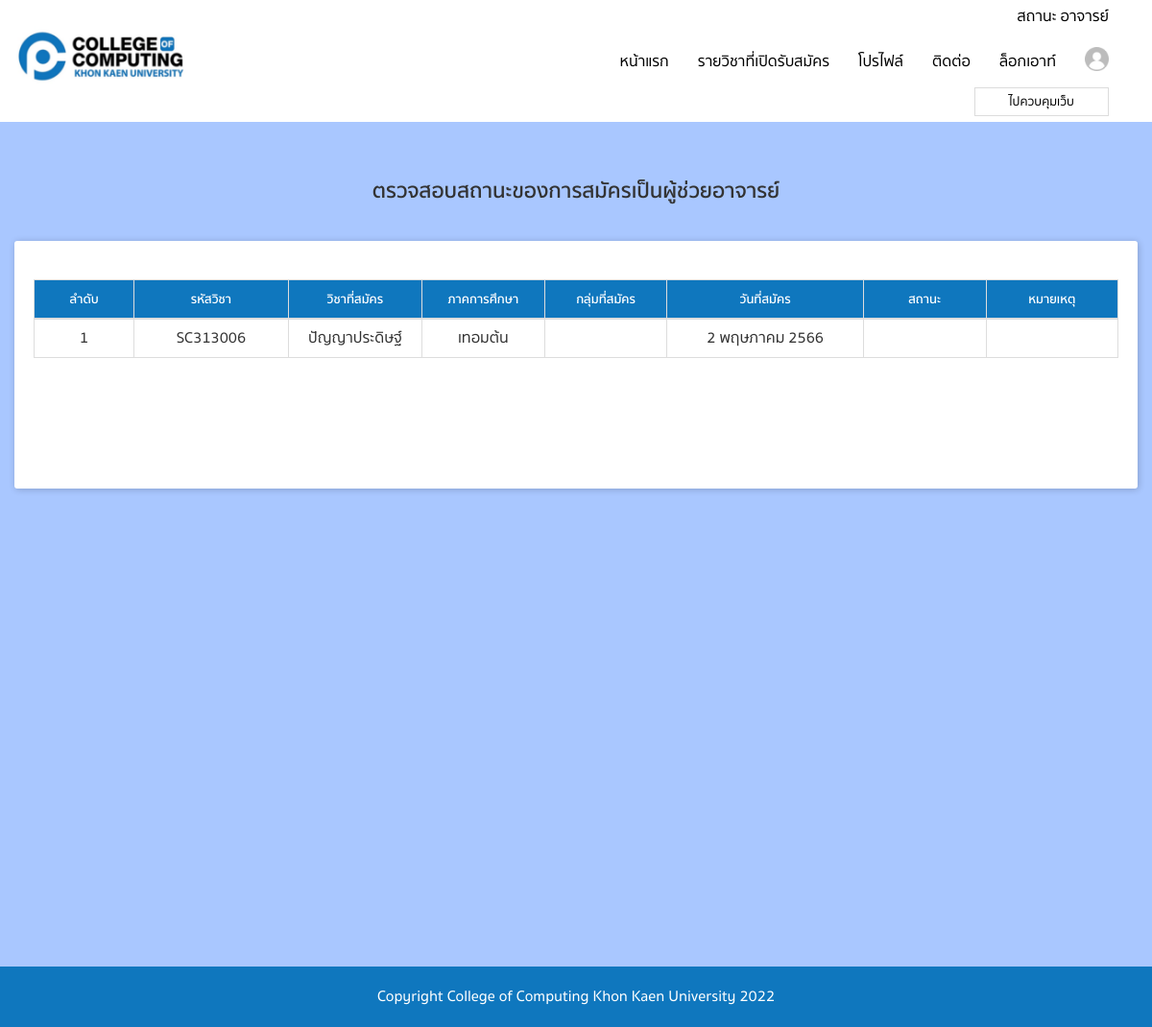
/teacher/status.php (signed in), run on the app's committed database.
### tables this page shows
CREATE TABLE `student_paper` (
  `pk` int(11) NOT NULL,
  `student` text NOT NULL,
  `price1` text NOT NULL,
  `price2` text NOT NULL,
  `price3` text NOT NULL,
  `price4` text NOT NULL,
  `price5` text NOT NULL,
  `subject` text NOT NULL,
  `create_date` text NOT NULL,
  `create_date2` text NOT NULL,
  `create_time` text NOT NULL,
  `status` text NOT NULL,
  `pricesave` text,
  `create_by` text NOT NULL,
  `note_data` text,
  `note_data2` text NOT NULL,
  `grade` float NOT NULL
);

CREATE TABLE `classdata` (
  `pk` int(11) NOT NULL,
  `data1` text NOT NULL,
  `data2` text NOT NULL,
  `data3` text NOT NULL,
  `data4` text NOT NULL,
  `data5` text NOT NULL,
  `data6` text NOT NULL,
  `data7` text NOT NULL,
  `data8` text NOT NULL,
  `data9` text NOT NULL,
  `data10` text NOT NULL,
  `create_date` text NOT NULL,
  `create_date2` text NOT NULL,
  `create_by` text NOT NULL,
  `create_time` text NOT NULL,
  `datafile` text NOT NULL,
  `data11` text NOT NULL,
  `data12` text NOT NULL,
  `chk1` text NOT NULL,
  `chk2` text NOT NULL,
  `startdate` text NOT NULL,
  `enddate` text NOT NULL,
  `data42` text NOT NULL,
  `data32` text NOT NULL,
  `data13` text NOT NULL,
  `data14` text NOT NULL,
  `data15` text NOT NULL,
  `data16` text NOT NULL,
  `chk3` text NOT NULL,
  `datachk30` text NOT NULL,
  `datachk31` text NOT NULL,
  `chk4` text NOT NULL,
  `datachk4` text NOT NULL,
  `datachk41` text NOT NULL,
  `chk5` text NOT NULL,
  `datachk5` text NOT NULL,
  `datachk51` text NOT NULL,
  `chk6` text NOT NULL,
  `datachk6` text NOT NULL,
  `datachk61` text NOT NULL,
  `tri` text NOT NULL,
  `datatri` text NOT NULL,
  `tri2` text NOT NULL,
  `datatri2` text NOT NULL,
  `tri3` text NOT NULL,
  `datatri3` text NOT NULL,
  `tri4` text NOT NULL,
  `datatri4` text NOT NULL,
  `tri5` text NOT NULL,
  `datatri5` text NOT NULL,
  `grade` float NOT NULL
);

CREATE TABLE `drop_term` (
  `pk` int(11) NOT NULL,
  `name` text NOT NULL
);

### teacher/status.php (the view, shortened to what this page needs)
<?php
include('header.php');
?>
<div id="wrapper" class="container">
  <h1 id="page-title"> ตรวจสอบสถานะของการสมัครเป็นผู้ช่วยอาจารย์  </h1>
  <div class="row">
  <div class="row">
    <div class="col-md-12">
      <div class="announce-item">
     	<div class="table-responsive" style="margin-top: 15px;" >
		<table class="table table-bordered tablemobile" >
		<thead>
		<tr>
			<th width="4%" bgcolor="#FFF"><div align="center">
			<font size="2px" color="white" color="black"> ลำดับ </font></div></th>
			<th width="5%" bgcolor="#FFF"><div align="center">
			<font size="2px" color="white"> รหัสวิชา </font></div></th>
			<th width="5%" bgcolor="#FFF"><div align="center">
			<font size="2px" color="white"> วิชาที่สมัคร </font></div></th>
			<th width="5%" bgcolor="#FFF"><div align="center">
			<font size="2px" color="white"> ภาคการศึกษา </font></div></th>
			<th width="5%" bgcolor="#FFF"><div align="center">
			<font size="2px" color="white"> กลุ่มที่สมัคร </font></div></th>
			<th width="8%" bgcolor="#FFF"><div align="center">
			<font size="2px" color="white"> วันที่สมัคร </font></div></th>
			<th width="5%" bgcolor="#FFF"><div align="center">
			<font size="2px" color="white"> สถานะ </font></div></th>
			<th width="5%" bgcolor="#FFF"><div align="center">
			<font size="2px" color="white"> หมายเหตุ </font></div></th>
		</tr>
		</thead>
			<?php
				$i = 1;
				$sql = "SELECT * FROM student_paper where student != '' and student = '".$_SESSION["UserID3"]."'  order by pk desc ";
				$query = mysqli_query($con,$sql);
				while($objResult = mysqli_fetch_array($query))
				{
					$sql2 = "SELECT * FROM classdata Where  pk = '". $objResult["subject"] ."' ";
					$query2 = mysqli_query($objCon,$sql2);
					while($objResult2 = mysqli_fetch_array($query2))
					{
							$data1 = $objResult2["data1"];
							$data2 = $objResult2["data2"];
							$data8 = $objResult2["data8"];
							$data14 = $objResult2["data14"];
					}
						$namedrop_term = "";
						$sql2 = "SELECT * FROM drop_term where  name = '".$data8."'  order by pk asc  ";
						$query2 = mysqli_query($objCon,$sql2);
						while($objResult2 = mysqli_fetch_array($query2))
						{
						  $namedrop_term = $objResult2["name"];
						}
			?>
			<tr onMouseover="this.style.backgroundColor='yellow';" onMouseout="this.style.backgroundColor='white';">
			<td><div align="center"><font size="3px" class="serif2"><?php echo $i;?></font></div></td>
			<td><div align="center"><font size="3px" class="serif2"><?php echo $data1;?></font></div></td>
			<td><div align="center"><font size="3px" class="serif2"><?php echo $data2;?></font></div></td>
			<td><div align="center"><font size="3px" class="serif2"><?php echo $namedrop_term;?></font></div></td>
			<td><div align="center"><font size="3px" class="serif2"><?php echo $data14;?></font></div></td>
			<td><div align="center"><font size="3px" class="serif2"><?php echo DateThai($objResult["create_date"])." ".DateThai2($objResult["create_date"]);?></font></div></td>
			<td><div align="center"><font size="3px" class="serif2"> </font></div></td>
			<td><div align="center"><font size="3px" class="serif2"> </font></div></td>
			</tr>
			<?php $i++; } ?>
		</table>
		</div>
		<br><br><bR><br>
	</div>
	</div>
	</div>
  </div>
</div>
<?php
include('footer.php');
?>

### teacher/css/style.css (style rules this page uses)
html, body { font-family: sukhumvit; font-size: 16px; }
* { box-sizing: border-box; }
h1, h2, h3, h4, h5, h6, strong { font-family: sukhumvit-bold; }
th { font-family: sukhumvit-bold; }
thead th { background-color: var(--main-color); color: var(--white-color); }
#main-page { background-color: var(--second-color); }
#wrapper { min-height: 100vh; margin-top: 40px; margin-bottom: 40px; }
#page-title { text-align: center; font-size: 22px; font-family: sukhumvit-bold; margin-bottom: 40px; }
.announce-item { background-color: #fff; padding: 25px 20px; border-radius: 3px; box-shadow: 1px 1px 7px rgb(0 0 0 / 20%); margin-bottom: 20px; }
:root { --main-color: rgb(15,119,190); --second-color: rgb(229,245,255); --white-color: rgb(255,255,255); --black-color: rgb(0,0,0); }

### data on the page
student_paper: classdata.data1 "SC313006", classdata.data2 "ปัญญาประดิษฐ์", drop_term.name "เทอมต้น", create_date "2", create_date "พฤษภาคม 2566"
